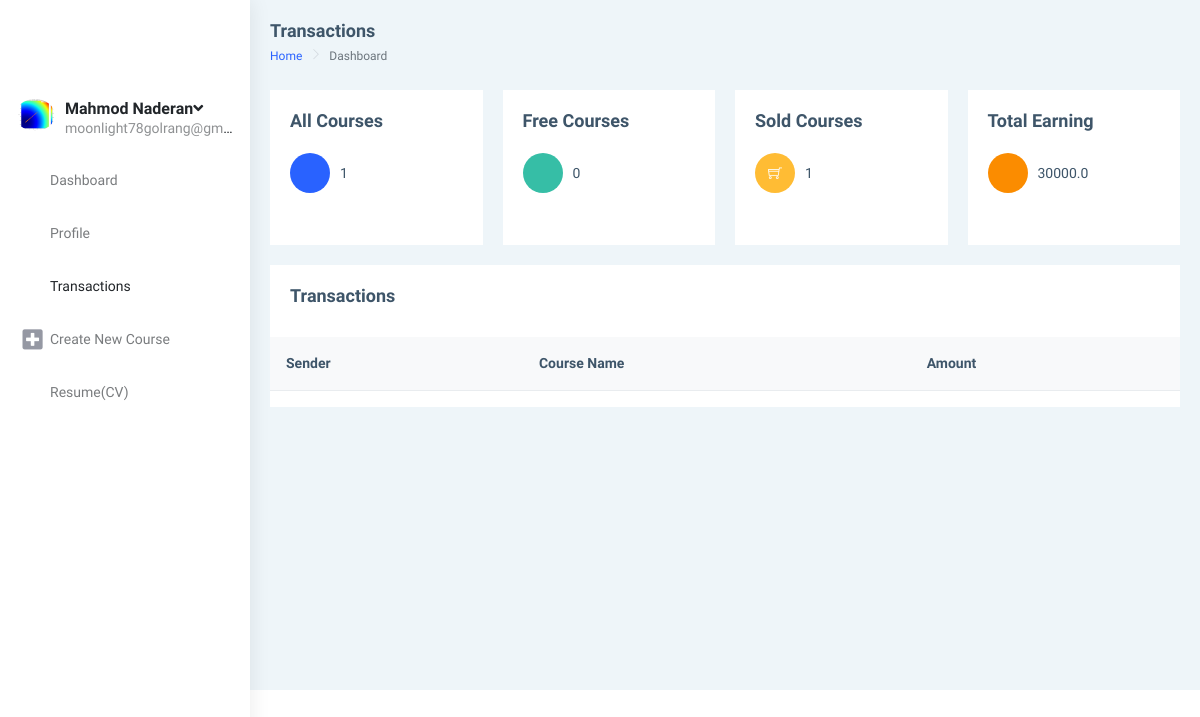
/accounts/teacherdashboard/transaction (signed in), run on an earlier commit of the app's database.
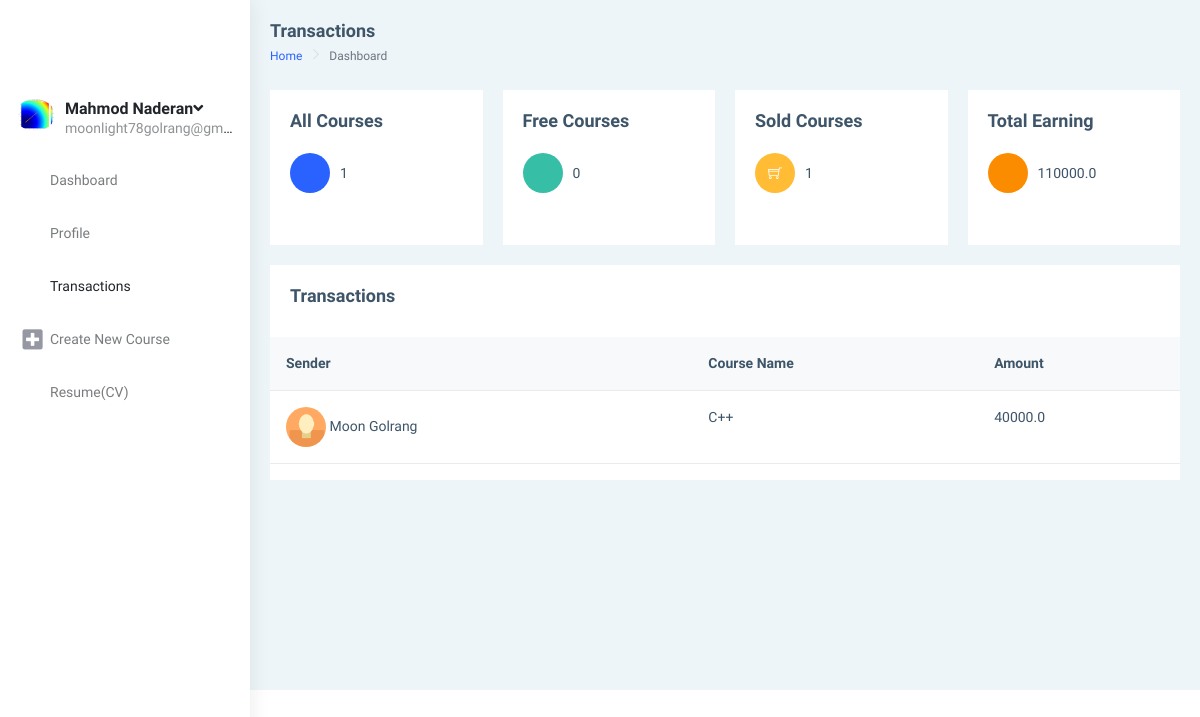
And on a later commit of the database.
### mainSite/models.py (models this page shows, shortened)
class Teacher (models.Model):
    phone = models.CharField(max_length=200, unique=True)
    date_created = models.DateTimeField(auto_now_add=True, null=True)
    user = models.OneToOneField(
        User, null=True, on_delete=models.CASCADE, related_name='teacher')
    profile_pic = models.ImageField(
        upload_to='teacher/profile/picture/', null=True, blank=True)
    course = models.ManyToManyField(Course, related_name='teacher')
    fildOfStudy = models.CharField(max_length=60, null=True)
    university = models.CharField(max_length=60, null=True)
    educations = (
        ('b', 'Bachelor'),
        ('bs', 'Bachelor Student'),
        ('m', 'Master'),
        ('ms', 'Master Student'),
        ('p', 'PHD'),
        ('ps', 'PHD Student'),
    )
    address=models.CharField(max_length=50, null=True)
    lastEducation = models.CharField(
        max_length=2, choices=educations, default='bs')
    documents = models.FileField(
        upload_to='teacher/documents/', null=True, blank=True)
    companiName1= models.CharField(max_length=50, null=True)
    jobSituation1= models.CharField(max_length=50, null=True)
    companiName2= models.CharField(max_length=50, null=True)
    jobSituation2= models.CharField(max_length=50, null=True)
    courseTitle1= models.CharField(max_length=50, null=True)
    courseTime1= models.CharField(max_length=50, null=True)
    courseTitle2= models.CharField(max_length=50, null=True)
    courseTime2= models.CharField(max_length=50, null=True)
    exteraInfo =models.CharField(max_length=200 , null=True)
    accepted =models.BooleanField(default=False)
    wallet=models.FloatField(default=0)

class Customer (models.Model):
    phone = models.CharField(max_length=200, unique=True)
    date_created = models.DateTimeField(auto_now_add=True, null=True)
    contry = models.CharField(
        max_length=2, choices=COUNTRYS, blank=True, default='ir')
    adress = models.CharField(max_length=50, null=True)
    user = models.OneToOneField(
        User, null=True, on_delete=models.CASCADE, related_name='customer')
    profile_pic = models.ImageField(null=True, blank=True)

class Course(models.Model):
    name = models.CharField(max_length=100, null=True)
    title = models.CharField(max_length=1000)
    price = models.FloatField(default=0)
    category = models.ManyToManyField(Category, related_name='category')
    subTittel = models.CharField(max_length=200, null=True)
    date_created = models.DateTimeField(auto_now_add=True, null=True)
    datepublished = models.DateTimeField(null=True)
    stutuses = (
        ('d', 'Draft'),
        ('p', 'Published'),
    )
    stutus = models.CharField(max_length=1, choices=stutuses, default='d')
    course_pic = models.ImageField(upload_to='courses/coverPictures/' ,null=True, blank=True)
    duration = models.DurationField(max_length=100, null=True)
    fileZip = models.FileField(
        upload_to='courses/zipFile/', null=True, blank=True)
    dlNumber = models.IntegerField(default=0)
    video = models.FileField(
        upload_to='courses/video/%y', null=True, blank=True)
    class Meta:
        ordering = ["-dlNumber"]

class Transaction(models.Model):
    date_created = models.DateTimeField(auto_now_add=True, null=True)
    price =models.FloatField(default=0)
    course = models.ManyToManyField(Course, related_name='transaction')
    teacher = models.ManyToManyField(Teacher, related_name='transaction')
    customer= models.ManyToManyField(Customer, related_name='transaction')
    class Meta:
        ordering = ["-date_created"]

### mainSite/decorators.py (the view)
        def wrapper_func(requset, *args , **kwargs):
            group = None
            if requset.user.groups.exists():
                group = requset.user.groups.all()[0].name
            if group == None:
                return HttpResponse("you are not authorized to view this page")
            if group in allowed_roles:
                 return view_func(requset, *args , **kwargs)
            else:
                return HttpResponse("you are not authorized to view this page")

### mainSite/views.py (called while the page is built)
@login_required
@allowed_users("teacher")
def teacherDashboardTransaction(request):
    teaacher =request.user.teacher
    allCours = teaacher.course.all()
    freeCours = allCours.filter(price=0)
    coursePurchased = allCours.filter(price__gt=0)
    transaction = teaacher.transaction.all()
    context = {
        "teacher": teaacher,
        "allCours": allCours,
        "freeCours": freeCours,
        "freeCoursSize": len(freeCours),
        "coursePurchased": coursePurchased,
        "coursePurchasedSize": coursePurchased.count(),
        "transaction":transaction,
    }
    return render(request, 'teacherdashboard-transaction.html' , context)

### templates/teacherdashboard-transaction.html (shortened to what the changed rows need)
{% load static %}
{% load widget_tweaks %}
{% load mathfilters %}
<!DOCTYPE html>
<html dir="ltr" lang="en">
<head>
    <link href="{% static '/distt/css/style.min.css' %}" rel="stylesheet"  >
</head>
<body>
    <div id="main-wrapper" data-layout="vertical" data-navbarbg="skin5" data-sidebartype="full"
        data-sidebar-position="absolute" data-header-position="absolute" data-boxed-layout="full">
        <aside class="left-sidebar" data-sidebarbg="skin6">
            <div class="scroll-sidebar">
                <nav class="sidebar-nav">
                    <ul id="sidebarnav">
                            <div class="user-profile d-flex no-block dropdown m-t-20">
                                {% if teacher.profile_pic %}
                              <div class="user-pic"><img src="{{ teacher.profile_pic.url }}" alt="users"
                                  class="rounded-circle" width="40" /></div>
                              {% else %}
                              <div class="user-pic"><img src="{% static '/image/1.jpg' %}" alt="users"
                                  class="rounded-circle" width="40" /></div>
                              {% endif %}
                                <div class="user-content hide-menu m-l-10">
                                <a href="#" class="" id="Userdd" role="button"
                                    data-bs-toggle="dropdown" aria-haspopup="true" aria-expanded="false">
                                    <h5 class="m-b-0 user-name font-medium">{{teacher.user.get_full_name}}<i
                                            class="fa fa-angle-down"></i></h5>
                                    <span class="op-5 user-email">{{teacher.user.email}}</span>
                                </a>
                                </div>
                            </div>
                    </ul>
                </nav>
            </div>
        </aside>
        <div class="page-wrapper">
            <div class="container-fluid">
                <div class="row">
                    <div class="col-md-3">
                        <div class="card">
                            <div class="card-body">
                                <div class="feed-widget">
                                    <ul class="list-style-none feed-body m-0 p-b-20">
                                        <li class="feed-item">
                                            <div class="feed-icon btn-orange"><i class="mdi mdi-square-inc-cash"></i></div>
                                            {{teacher.wallet}}
                                        </li>
                                    </ul>
                                </div>
                            </div>
                        </div>
                    </div>
                </div>
                <div class="row">
                  <div class="col-md-12">
                    <div class="card">
                        <div class="table-responsive">
                            <table class="table v-middle">
                                <thead>
                                    <tr class="bg-light">
                                        <th class="border-top-0">Sender</th>
                                        <th class="border-top-0">Course Name</th>
                                        <th class="border-top-0">Amount</th>
                                    </tr>
                                </thead>
                                <tbody>
                                    {% for t in transaction %}
                                    <tr>
                                        <td>
                                            <div class="d-flex align-items-center">
                                                <div class="m-r-10">
                                                    {% for customer in t.customer.all %}
                                                    {% if customer.profile_pic %}
                                                    <div class="user-pic"><img src="{{ customer.profile_pic.url }}" alt="users"
                                                        class="rounded-circle" width="40" />
                                                        <span> {{customer.user.get_full_name}}</span>
                                                    </div>
                                                    {% else %}
                                                    <div class="user-pic"><img src="{% static '/image/1.jpg' %}" alt="users"
                                                        class="rounded-circle" width="40" />
                                                        <span> {{customer.user.get_full_name}}</span>
                                                    </div>
                                                    {% endif %}
                                                    {% endfor %}
                                                                                </div>
                                            </div>
                                        </td>
                                        {% for course in t.course.all %}
                                        <td>{{course.name}}</td>
                                        {% endfor %}
                                        <td>{{t.price|mul:0.8}}</td>
                                    </tr>
                                        {% endfor %}
                                </tbody>
                            </table>
                        </div>
                    </div>
                </div>
                </div>
            </div>
        </div>
    </div>
</body>
</html>

What changed in the data, as far as the page shows it:
changed Teacher "Mahmod Naderan": wallet "30000.0" → "110000.0"
added Transaction: price|mul "40000.0"
now on this page (row unchanged): Customer: user.get_full_name "Moon Golrang"
now on this page (row edited): Course: name "C++"
